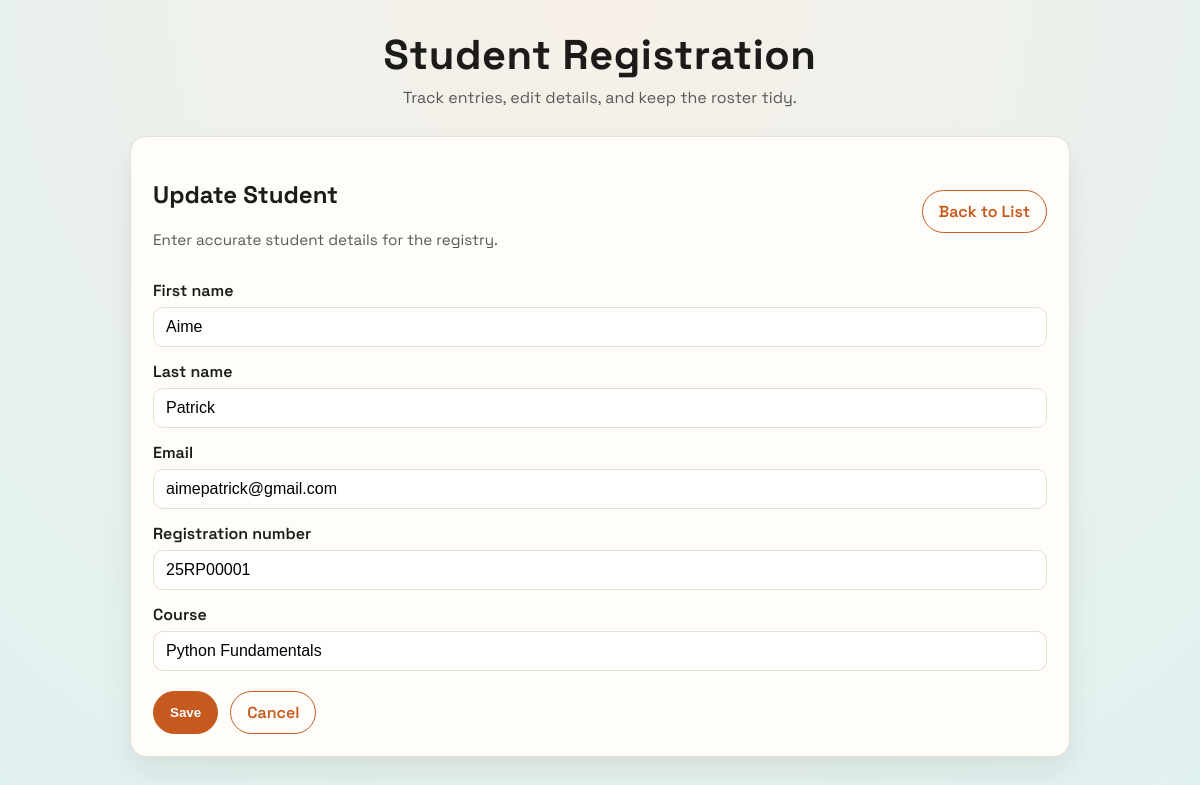
The app's page /students/2/edit/ with its own data.
### crud_app/models.py (models this page shows, shortened)
class Student(models.Model):
	first_name = models.CharField(max_length=100)
	last_name = models.CharField(max_length=100)
	email = models.EmailField(unique=True)
	registration_number = models.CharField(max_length=30, unique=True)
	course = models.CharField(max_length=120)
	created_at = models.DateTimeField(auto_now_add=True)

### crud_app/views.py (the view)
# urls.py: path("students/<int:pk>/edit/", views.student_update, name="student_update"),
def student_update(request, pk):
	student = get_object_or_404(Student, pk=pk)
	if request.method == "POST":
		form = StudentForm(request.POST, instance=student)
		if form.is_valid():
			form.save()
			return redirect("student_list")
	else:
		form = StudentForm(instance=student)
	return render(
		request,
		"crud_app/student_form.html",
		{"form": form, "title": "Update Student"},
	)

### crud_app/forms.py
class StudentForm(forms.ModelForm):
    class Meta:
        model = Student
        fields = [
            "first_name",
            "last_name",
            "email",
            "registration_number",
            "course",
        ]
        widgets = {
            "first_name": forms.TextInput(attrs={"placeholder": "First name"}),
            "last_name": forms.TextInput(attrs={"placeholder": "Last name"}),
            "email": forms.EmailInput(attrs={"placeholder": "email@example.com"}),
            "registration_number": forms.TextInput(
                attrs={"placeholder": "e.g. REG-2026-001"}
            ),
            "course": forms.TextInput(attrs={"placeholder": "Course name"}),
        }

### crud_app/templates/crud_app/student_form.html (shortened to what this page needs)
{% extends "crud_app/base.html" %}
{% block content %}
<div class="card">
    <div class="toolbar">
        <div>
            <h2>{{ title }}</h2>
            <p class="note">Enter accurate student details for the registry.</p>
        </div>
        <a class="btn secondary" href="{% url 'student_list' %}">Back to List</a>
    </div>
    <form method="post">
        {% for field in form %}
            <div class="field">
                <label for="{{ field.id_for_label }}">{{ field.label }}</label>
                {{ field }}
            </div>
        {% endfor %}
        <div class="form-actions">
            <button class="btn" type="submit">Save</button>
            <a class="btn secondary" href="{% url 'student_list' %}">Cancel</a>
        </div>
    </form>
</div>
{% endblock %}

### crud_app/templates/crud_app/base.html (style rules this page uses)
:root { --bg-start: #f7f0e8; --bg-end: #e0f2f1; --ink: #1c1b1a; --muted: #5a5856; --accent: #c65a1e; --accent-dark: #9e4716; --card: #fffdf9; --border: #e7ddd1; }
* { box-sizing: border-box; }
body { margin: 0; font-family: "Space Grotesk", system-ui, -apple-system, sans-serif; color: var(--ink); background: radial-gradient(circle at top, var(--bg-start), var(--bg-end)); min-height: 100vh; }
.card { background: var(--card); border: 1px solid var(--border); border-radius: 16px; box-shadow: 0 14px 30px rgba(28, 27, 26, 0.08); padding: 22px; animation: fade-up 0.6s ease; }
.toolbar { display: flex; flex-wrap: wrap; gap: 12px; align-items: center; justify-content: space-between; margin-bottom: 16px; }
.btn { display: inline-flex; align-items: center; justify-content: center; padding: 10px 16px; border-radius: 999px; border: 1px solid var(--accent); background: var(--accent); color: #fff; text-decoration: none; font-weight: 600; transition: transform 0.2s ease, box-shadow 0.2s ease; }
.btn.secondary { background: transparent; color: var(--accent); }
form { display: grid; gap: 14px; }
label { font-weight: 600; margin-bottom: 6px; }
input { width: 100%; padding: 10px 12px; border-radius: 10px; border: 1px solid var(--border); font-size: 1rem; }
.field { display: flex; flex-direction: column; }
.form-actions { display: flex; gap: 12px; flex-wrap: wrap; margin-top: 6px; }
.note { color: var(--muted); font-size: 0.95rem; }

### records on screen
Student: form "Aime" "Patrick" "aimepatrick@gmail.com" "25RP00001" "Python Fundamentals"

### other values on screen
{{ title }} "Update Student"
{{ field.label }} "First name" "Last name" "Email" "Registration number" "Course"
